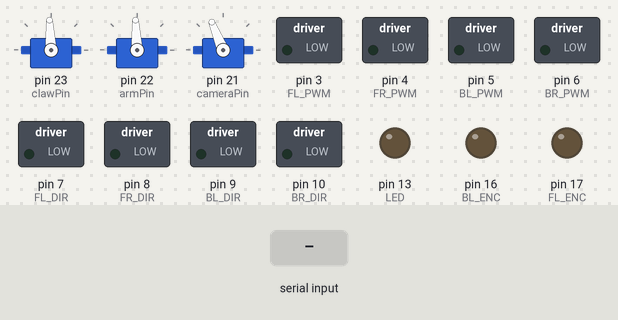
A sketch run on a simulated Arduino Mega 2560, built with avr-gcc and run on an emulated ATmega2560. Shown: 3 × servo, switched loads named in the sketch (green lamp = pin HIGH), output pins drawn as LEDs (lit = HIGH). The test bench sets the inputs (shaded band).

Above: at 1.2 s.
1.3 s: "0\n" received over Serial
At 1.8 s:
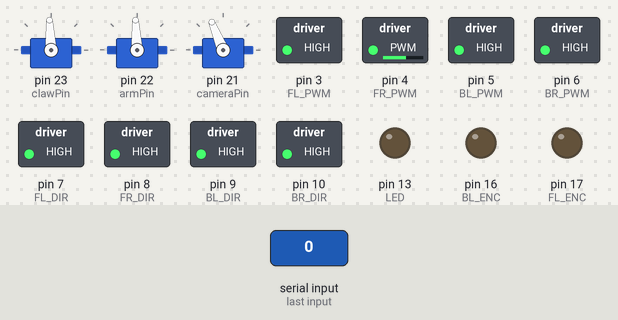
2.8 s: byte 49 ('1') received over Serial
At 4.0 s:
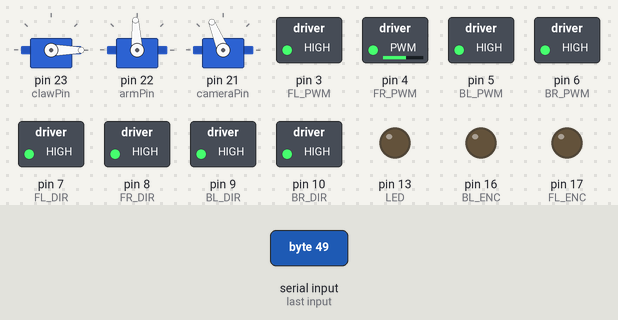
4.3 s: "2\n" received over Serial
At 5.3 s:
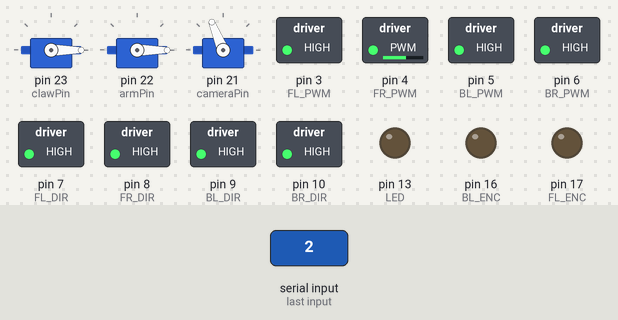
5.8 s: "5\n" received over Serial
At 6.4 s:
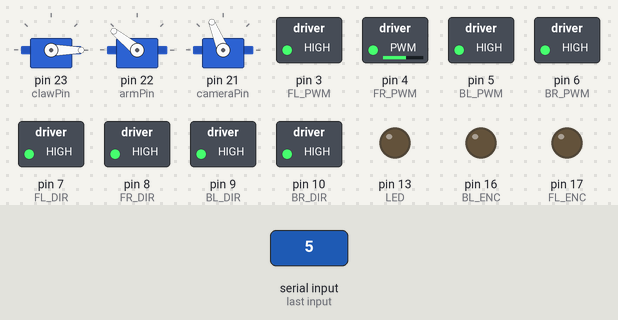
Timing chart, 0 to 8.3 s (numbered marks = the images above; inputs shaded):
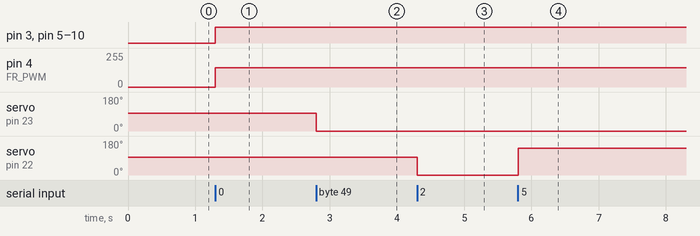

Measured:
- after the input at 1.3 s, pin 3 (FL_PWM), pin 5 (BL_PWM), pin 6 (BR_PWM), pin 7 (FL_DIR), pin 8 (FR_DIR), pin 9 (BL_DIR), pin 10 (BR_DIR): LOW → HIGH at once; pin 4 (FR_PWM): 0/255 → 145/255 at once
- after the input at 2.8 s, servo on pin 23 (clawPin): 93° → 0° at once
- after the input at 4.3 s, servo on pin 22 (armPin): 93° → 0° at once
- after the input at 5.8 s, servo on pin 22 (armPin): 0° → 141° at once

The sketch:

teensy_control.ino
```cpp
#include <Servo.h>

// LED pin
int LED = 13;

// Motor pins for direction
int FL_DIR = 7;
int BL_DIR = 9;
int FR_DIR = 8;
int BR_DIR = 10;

// Motor pins for speed
int FL_PWM = 3;
int BL_PWM = 5;
int FR_PWM = 4;
int BR_PWM = 6;

// Motor pins for encoders
int FL_ENC = 17;
int BL_ENC = 16;
int FR_ENC = 15;
int BR_ENC = 14;

// VEX claw pins
int clawPin = 23;
int armPin  = 22;
Servo CLAW;
Servo ARM;

// Stop Switch
int armStop = 11;

// Hall Effect Sensors
int hall1 = 14;
int hall2 = 15;
int hall3 = 20;

// Camera servo
int cameraPin = 21;
Servo CAMERA;

// Vars for keeping track of hall effect data
int hallVal1 = -1;
int hallVal2 = -1;
int hallVal3 = -1;

// Temp variables
char tmp;
int temp;

int count = 0;
int hallCount = 0;

int cameraPan = 0;
int cameraAngle = 1700;

boolean noBounce = false;       // Eliminate switch bounce
boolean toThrow = false;        // Whether or not to start the block throwing motion
boolean deposit = false;        // Whether or not to do the block deposit motion
boolean stopArm = false;        // Whether or not to stop the arms backward movement
boolean switchActive = true;    // Whether or not we should use the arm switch (edge case if block lands on switch - disable)
boolean initialStop = true;     // comment this

// Data storage;
int data[50];

// the setup routine runs once when you press reset:
void setup() {
  // initialize the digital pin as an output.
  pinMode(LED, OUTPUT);

  pinMode(FL_DIR, OUTPUT);
  pinMode(BL_DIR, OUTPUT);
  pinMode(FR_DIR, OUTPUT);
  pinMode(BR_DIR, OUTPUT);

  pinMode(FL_PWM, OUTPUT);
  pinMode(BL_PWM, OUTPUT);
  pinMode(FR_PWM, OUTPUT);
  pinMode(BR_PWM, OUTPUT);

  pinMode(FL_ENC, OUTPUT);
  pinMode(BL_ENC, OUTPUT);
  pinMode(FR_ENC, OUTPUT);
  pinMode(BR_ENC, OUTPUT);

  pinMode(hall1, INPUT);
  pinMode(hall2, INPUT);
  pinMode(hall3, INPUT);

  pinMode(armStop, INPUT_PULLUP);
  attachInterrupt(armStop, armSwitchEngague, FALLING);

  digitalWrite(LED, LOW);

  CLAW.attach(clawPin);
  ARM.attach(armPin);

  CAMERA.attach(cameraPin);

  // Set claw and arm to not moving
  CLAW.writeMicroseconds(1500);
  ARM.writeMicroseconds(1500);

  CAMERA.writeMicroseconds(1500);

  Serial.begin(9600);

}

void armSwitchEngague() {
  if(!noBounce) {
    noBounce = true;
    if(deposit == true) {
      deposit = false;
      toThrow = true;
    } else {
      stopArm = true;
      initialStop = true;
    }
  }
}

void throwBlock() {
  CLAW.writeMicroseconds(1000);
  delay(100);
  ARM.writeMicroseconds(1000);
  delay(100);
  CLAW.writeMicroseconds(1500);
  delay(400);
  ARM.writeMicroseconds(1500);
}

int charToInt(char x) {
  switch(x) {
  case '0':
    return 0;
  case '1':
    return 1;
  case '2':
    return 2;
  case '3':
    return 3;
  case '4':
    return 4;
  case '5':
    return 5;
  case '6':
    return 6;
  case '7':
    return 7;
  case '8':
    return 8;
  case '9':
    return 9;
  case '\n':
    return -1;
  }
}


void readSerial(int DATASIZE) {
  for (int i = 0; i < DATASIZE; i++) {
    data[i] = charToInt(Serial.read());
  }

  //  char junk = Serial.read();        // Clear out the new line left in serial
}

void driveControl() {
  digitalWrite(FL_DIR, data[0]);
  analogWrite(FL_PWM, data[1] * 100 + data[2] * 10 + data[3]);

  digitalWrite(BL_DIR, data[4]);
  analogWrite(BL_PWM, data[5] * 100 + data[6] * 10 + data[7]);

  digitalWrite(FR_DIR, data[8]);
  analogWrite(FR_PWM, data[9] * 100 + data[10] * 10 + data[11]);

  digitalWrite(BR_DIR, data[12]);
  analogWrite(BR_PWM, data[13] * 100 + data[14] * 10 + data[15]);
}

void clawControl() {
  CLAW.writeMicroseconds(data[0] * 1000 + data[1] * 100 + data[2] * 10 + data[3]);
}

void armControl() {
  if(stopArm == false || data[0] * 10 + data[1] < 15 || !switchActive) {          // If the switch is disabled, allways true
    if (stopArm == true) {
      stopArm = false;
    }
    ARM.writeMicroseconds(data[0] * 1000 + data[1] * 100 + data[2] * 10 + data[3]);
  }
}

void loop() {
  if (toThrow) {
    toThrow = false;
    throwBlock();
  } else if (switchActive && stopArm && initialStop) {      // Always false if switch isn't active
    initialStop = false;
    ARM.writeMicroseconds(1500);
  }

  if (Serial.available() > 0) {    // a full update is available in serial
    switch(charToInt(Serial.read()))
    {
    case 0:                      // Drive Control
      readSerial(16);
      driveControl();
      break;
    case 1:                      // Claw control
      readSerial(4);
      clawControl();
      break;
    case 2:                      // Arm control
      if(noBounce) {
        noBounce = false;
      }

      readSerial(4);
      armControl();
    case 3:                      // Front Camera
      tmp = Serial.read();
      cameraPan = charToInt(tmp);
      break;
    case 4:                      // LED ON or OFF
      if (Serial.read() == '1') {
        digitalWrite(LED, HIGH);
      }
      else {
        digitalWrite(LED, LOW);
      }
      break;
    case 5:                      // Dunk block
      deposit = true;
      ARM.writeMicroseconds(2000);
      break;
    case 6:
      if(Serial.read() == '1') {
        switchActive = true;
      } else {
        switchActive = false;
      }
    default:
      break;
    }
  }

  // Pan camera
  if (count++ == 500) {
    count = 0;
    if (cameraPan == 3) {
      cameraAngle = 1700;
    }
    else if (cameraPan == 2) {
      if (cameraAngle > 800) {
        cameraAngle -= 1;
      }
    }
    else if (cameraPan == 1) {
      if (cameraAngle < 2800) {
        cameraAngle += 1;
      }
    }
  }
  CAMERA.writeMicroseconds(cameraAngle);
    // Write hall effect data to serial, slowly
  if(hallCount++ == 50000) {
    hallCount = 0;
    temp = analogRead(hall1);
    if (abs(temp - hallVal1) > 1) {
      Serial.write("h1");
      Serial.println(temp);
      hallVal1 = temp;
    }

    temp = analogRead(hall2);
    if (abs(temp - hallVal2) > 1) {
      Serial.write("h2");
      Serial.println(temp);
      hallVal2 = temp;
    }
  }
}
```
